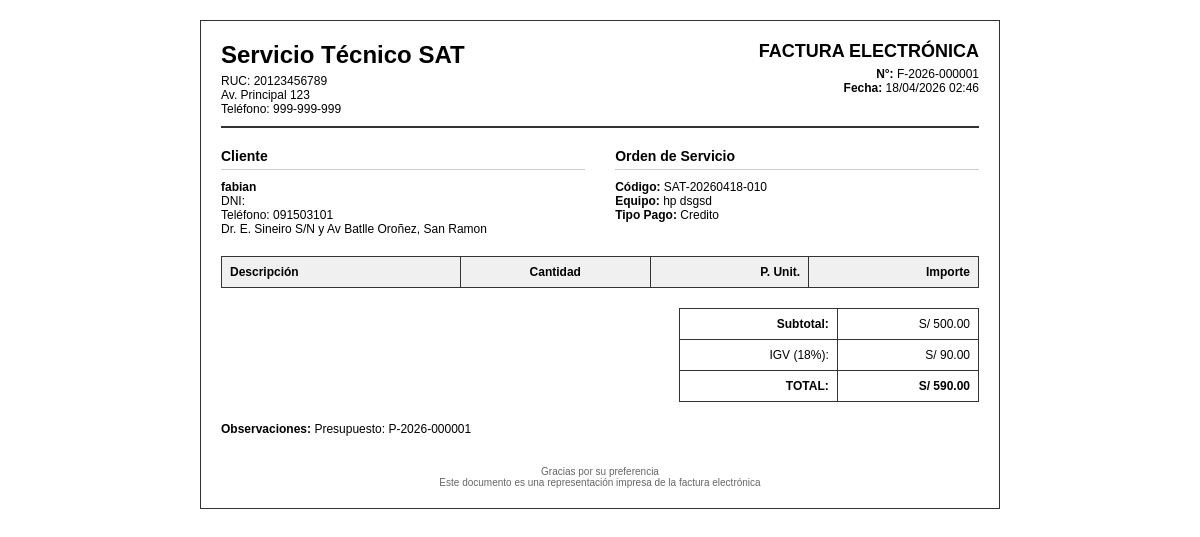
/facturacion/imprimir.php?id=7, run on the app's committed database.
### tables this page shows
CREATE TABLE IF NOT EXISTS `configuraciones` (
  `id` int NOT NULL AUTO_INCREMENT,
  `clave` varchar(50) NOT NULL,
  `valor` text,
  PRIMARY KEY (`id`),
  UNIQUE KEY `clave` (`clave`)
);

CREATE TABLE IF NOT EXISTS `facturas` (
  `id` int NOT NULL AUTO_INCREMENT,
  `numero_factura` varchar(20) NOT NULL,
  `orden_id` int NOT NULL,
  `cliente_id` int NOT NULL,
  `subtotal` decimal(10,2) NOT NULL,
  `igv` decimal(10,2) NOT NULL,
  `total` decimal(10,2) NOT NULL,
  `tipo_pago` enum('efectivo','tarjeta','transferencia','credito') DEFAULT 'efectivo',
  `estado_pago` enum('pendiente','pagado','cancelado') DEFAULT 'pendiente',
  `fecha_emision` datetime DEFAULT CURRENT_TIMESTAMP,
  `fecha_pago` datetime DEFAULT NULL,
  `observaciones` text,
  PRIMARY KEY (`id`),
  UNIQUE KEY `numero_factura` (`numero_factura`),
  KEY `orden_id` (`orden_id`),
  KEY `cliente_id` (`cliente_id`)
);

CREATE TABLE IF NOT EXISTS `clientes` (
  `id` int NOT NULL AUTO_INCREMENT,
  `nombre` varchar(100) NOT NULL,
  `email` varchar(100) DEFAULT NULL,
  `telefono` varchar(20) NOT NULL,
  `direccion` text,
  `dni` varchar(20) DEFAULT NULL,
  `fecha_registro` timestamp NULL DEFAULT CURRENT_TIMESTAMP,
  `estado` enum('activo','inactivo') DEFAULT 'activo',
  `sucursal_id` int DEFAULT NULL,
  PRIMARY KEY (`id`)
);

CREATE TABLE IF NOT EXISTS `ordenes_servicio` (
  `id` int NOT NULL AUTO_INCREMENT,
  `codigo` varchar(20) NOT NULL,
  `equipo_id` int NOT NULL,
  `tecnico_id` int DEFAULT NULL,
  `cliente_id` int NOT NULL,
  `estado` enum('recibido','en_diagnostico','en_reparacion','esperando_repuestos','reparado','entregado','cancelado') DEFAULT 'recibido',
  `prioridad` enum('baja','normal','alta','urgente') DEFAULT 'normal',
  `diagnostico` text,
  `solucion` text,
  `observaciones` text,
  `fecha_ingreso` datetime DEFAULT CURRENT_TIMESTAMP,
  `fecha_diagnostico` datetime DEFAULT NULL,
  `fecha_reparacion` datetime DEFAULT NULL,
  `fecha_entrega` datetime DEFAULT NULL,
  `tiempo_estimado` int DEFAULT NULL,
  `costo_diagnostico` decimal(10,2) DEFAULT '0.00',
  `costo_reparacion` decimal(10,2) DEFAULT '0.00',
  `costo_total` decimal(10,2) DEFAULT '0.00',
  `nota_cliente` text,
  `estado_orden` enum('abierta','cerrada','cancelada') DEFAULT 'abierta',
  `sucursal_id` int DEFAULT NULL,
  PRIMARY KEY (`id`),
  UNIQUE KEY `codigo` (`codigo`),
  KEY `equipo_id` (`equipo_id`),
  KEY `tecnico_id` (`tecnico_id`),
  KEY `cliente_id` (`cliente_id`)
);

CREATE TABLE IF NOT EXISTS `equipos` (
  `id` int NOT NULL AUTO_INCREMENT,
  `cliente_id` int NOT NULL,
  `marca` varchar(50) NOT NULL,
  `modelo` varchar(100) DEFAULT NULL,
  `serie` varchar(100) DEFAULT NULL,
  `tipo_equipo` enum('notebook','desktop','all-in-one','monitor','otro') DEFAULT 'notebook',
  `diagnostico_inicial` text,
  `passwordBIOS` varchar(50) DEFAULT NULL,
  `passwordSO` varchar(50) DEFAULT NULL,
  `accesorios` text,
  `estado_equipo` enum('bueno','regular','malo') DEFAULT 'regular',
  `fecha_ingreso` date DEFAULT NULL,
  `foto_equipo` varchar(255) DEFAULT NULL,
  `estado` enum('activo','retirado','dado_de_baja') DEFAULT 'activo',
  PRIMARY KEY (`id`),
  KEY `cliente_id` (`cliente_id`)
);

### config/config.php (called while the page is built, shortened)
<?php
function getConfig($clave) {
    $conn = getConnection();
    $stmt = $conn->prepare("SELECT valor FROM configuraciones WHERE clave = ?");
    $stmt->bind_param("s", $clave);
    $stmt->execute();
    $result = $stmt->get_result();
    $row = $result->fetch_assoc();
    return $row['valor'] ?? '';
}
?>

### include/funciones.php (called while the page is built, shortened)
<?php
require_once __DIR__ . '/../config/config.php';
function getFacturaById($id) {
    $conn = getConnection();
    $stmt = $conn->prepare("SELECT f.*, c.nombre as cliente_nombre, c.dni, c.direccion, c.email, c.telefono, o.codigo as orden_codigo, e.marca, e.modelo FROM facturas f JOIN clientes c ON f.cliente_id = c.id JOIN ordenes_servicio o ON f.orden_id = o.id JOIN equipos e ON o.equipo_id = e.id WHERE f.id = ?");
    $stmt->bind_param("i", $id);
    $stmt->execute();
    return $stmt->get_result()->fetch_assoc();
}
?>

### facturacion/imprimir.php (the view, shortened to what this page needs)
<?php
require_once '../config/config.php';
require_once '../include/funciones.php';
$id = $_GET['id'] ?? 0;
$factura = getFacturaById($id);
$empresa_nombre = getConfig('empresa_nombre');
$empresa_direccion = getConfig('empresa_direccion');
$empresa_telefono = getConfig('empresa_telefono');
$empresa_ruc = getConfig('empresa_ruc');
$moneda = getConfig('moneda') ?: 'S/';
?>
<!DOCTYPE html>
<html lang="es">
<head>
</head>
<body onload="window.print()">
    <div class="factura">
        <div class="header">
            <div class="empresa">
                <h1><?= htmlspecialchars($empresa_nombre) ?></h1>
                <p>RUC: <?= htmlspecialchars($empresa_ruc) ?></p>
                <p><?= htmlspecialchars($empresa_direccion) ?></p>
                <p>Teléfono: <?= htmlspecialchars($empresa_telefono) ?></p>
            </div>
            <div class="info-factura">
                <h2>FACTURA ELECTRÓNICA</h2>
                <p><strong>N°:</strong> <?= $factura['numero_factura'] ?></p>
                <p><strong>Fecha:</strong> <?= date('d/m/Y H:i', strtotime($factura['fecha_emision'])) ?></p>
            </div>
        </div>
        <div class="datos">
            <div class="cliente">
                <h3>Cliente</h3>
                <p><strong><?= htmlspecialchars($factura['cliente_nombre']) ?></strong></p>
                <p>DNI: <?= htmlspecialchars($factura['dni'] ?? '-') ?></p>
                <p>Teléfono: <?= htmlspecialchars($factura['telefono']) ?></p>
                <p><?= htmlspecialchars($factura['direccion'] ?? '') ?></p>
            </div>
            <div class="orden">
                <h3>Orden de Servicio</h3>
                <p><strong>Código:</strong> <?= $factura['orden_codigo'] ?></p>
                <p><strong>Equipo:</strong> <?= htmlspecialchars($factura['marca'] . ' ' . $factura['modelo']) ?></p>
                <p><strong>Tipo Pago:</strong> <?= ucfirst($factura['tipo_pago']) ?></p>
            </div>
        </div>
        <table>
            <thead>
                <tr>
                    <th>Descripción</th>
                    <th class="text-center">Cantidad</th>
                    <th class="text-right">P. Unit.</th>
                    <th class="text-right">Importe</th>
                </tr>
            </thead>
        </table>
        <div class="totales">
            <table>
                <tr>
                    <td class="text-right"><strong>Subtotal:</strong></td>
                    <td class="text-right"><?= $moneda . ' ' . number_format($factura['subtotal'], 2) ?></td>
                </tr>
                <tr>
                    <td class="text-right">IGV (<?= IGV_PORCENTAJE ?>%):</td>
                    <td class="text-right"><?= $moneda . ' ' . number_format($factura['igv'], 2) ?></td>
                </tr>
                <tr>
                    <td class="text-right"><strong>TOTAL:</strong></td>
                    <td class="text-right"><strong><?= $moneda . ' ' . number_format($factura['total'], 2) ?></strong></td>
                </tr>
            </table>
        </div>
        <?php if ($factura['observaciones']): ?>
        <div style="margin-top: 20px;">
            <p><strong>Observaciones:</strong> <?= htmlspecialchars($factura['observaciones']) ?></p>
        </div>
        <?php endif; ?>
        <div class="footer">
            <p>Gracias por su preferencia</p>
            <p>Este documento es una representación impresa de la factura electrónica</p>
        </div>
    </div>
</body>
</html>

### facturacion/imprimir.php (style rules this page uses)
* { margin: 0; padding: 0; box-sizing: border-box; }
body { font-family: Arial, sans-serif; font-size: 12px; padding: 20px; }
.factura { max-width: 800px; margin: 0 auto; border: 1px solid #333; padding: 20px; }
.header { display: flex; justify-content: space-between; margin-bottom: 20px; border-bottom: 2px solid #333; padding-bottom: 10px; }
.empresa { width: 50%; }
.empresa h1 { font-size: 24px; margin-bottom: 5px; }
.info-factura { width: 50%; text-align: right; }
.info-factura h2 { font-size: 18px; margin-bottom: 5px; }
.datos { display: flex; justify-content: space-between; margin-bottom: 20px; }
.cliente, .orden { width: 48%; }
.cliente h3, .orden h3 { font-size: 14px; border-bottom: 1px solid #ccc; padding-bottom: 5px; margin-bottom: 10px; }
table { width: 100%; border-collapse: collapse; margin-bottom: 20px; }
th, td { border: 1px solid #333; padding: 8px; text-align: left; }
th { background-color: #f0f0f0; }
.text-right { text-align: right; }
.text-center { text-align: center; }
.totales { margin-top: 20px; }
.totales table { width: 300px; margin-left: auto; }
.footer { margin-top: 30px; text-align: center; font-size: 10px; color: #666; }

### data on the page
configuraciones: valor "Servicio Técnico SAT"
configuraciones: valor "20123456789"
configuraciones: valor "Av. Principal 123"
configuraciones: valor "999-999-999"
facturas: numero_factura "F-2026-000001", fecha_emision "18/04/2026 02:46", cliente.nombre "fabian", cliente.telefono "091503101", cliente.direccion "Dr. E. Sineiro S/N y Av Batlle Oroñez, San Ramon", ordenes_servicio.codigo "SAT-20260418-010", equipos.marca+modelo "hp dsgsd", tipo_pago "Credito", subtotal "500.00", igv "90.00", total "590.00", observaciones "Presupuesto: P-2026-000001"
configuraciones: valor "S/"

### other printed values
IGV_PORCENTAJE "18"
